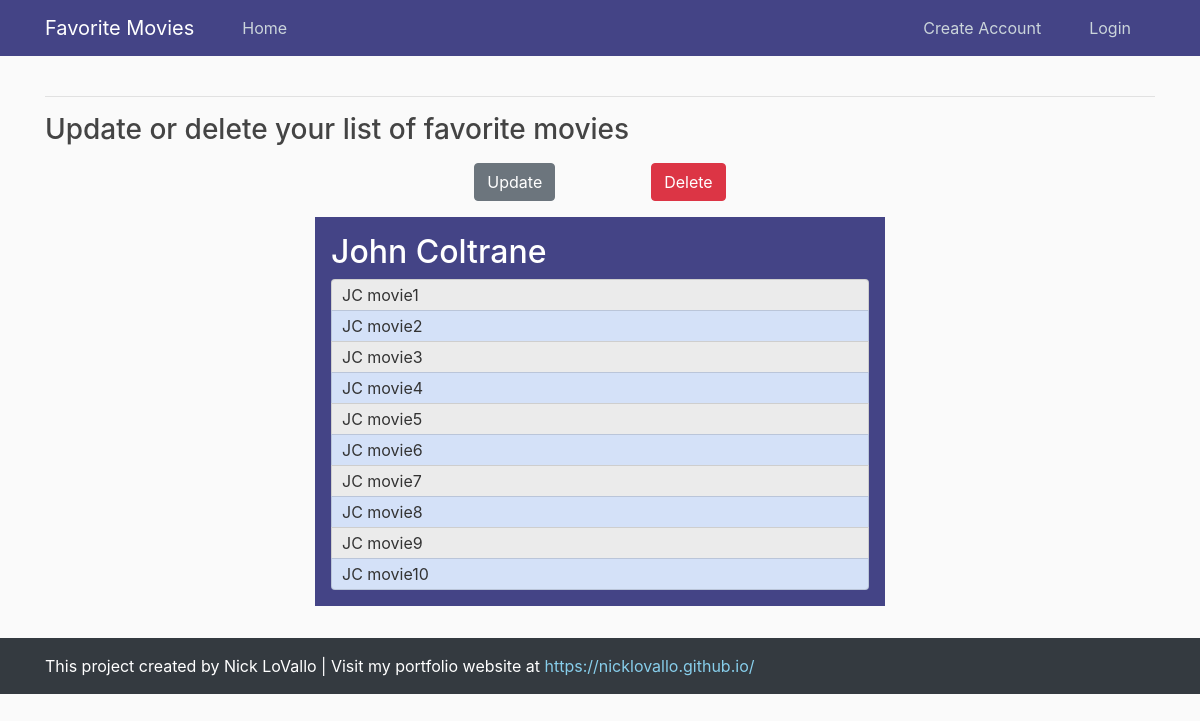
Page /edit/2 on the committed database.
### app.py (models this page shows)
class User(db.Model, UserMixin):
  id = db.Column(db.Integer, primary_key=True)
  name = db.Column(db.String(50), unique=True, nullable=False)
  password = db.Column(db.String(60), nullable=False)
  movie_list = db.relationship('MovieList', backref='creator', lazy=True)

class MovieList(db.Model):
  id = db.Column(db.Integer, primary_key=True)
  movie1 = db.Column(db.String(100))
  movie2 = db.Column(db.String(100))
  movie3 = db.Column(db.String(100))
  movie4 = db.Column(db.String(100))
  movie5 = db.Column(db.String(100))
  movie6 = db.Column(db.String(100))
  movie7 = db.Column(db.String(100))
  movie8 = db.Column(db.String(100))
  movie9 = db.Column(db.String(100))
  movie10 = db.Column(db.String(100))
  user_id = db.Column(db.Integer, db.ForeignKey('user.id'), nullable=False)

### app.py (the view)
@app.route('/edit/<int:id>')
def edit(id):
  movieList = MovieList.query.get_or_404(id)
  return render_template('edit.html', movieList=movieList)

### templates/edit.html (shortened to what this page needs)
{% extends 'base.html' %}
{% block content %}
<hr>
<h3>Update or delete your list of favorite movies</h3>
  <div class="d-flex justify-content-center">
    <a class="btn btn-secondary m-2 mr-5" href="{{ url_for('update', id=movieList.id) }}">Update</a>
    <button type="button" class="btn btn-danger m-2 ml-5" data-toggle="modal" data-target="#deleteModal">Delete</button>
  </div>
<div class="row d-flex justify-content-around">
  <div class="col-md-6 m-2 p-3 fav-list-div">
    <h2>{{ movieList['creator']['name'] }}</h2>
    <ul class="list-group">
      <li class="list-group-item">{{ movieList['movie1'] }}</li>
      <li class="list-group-item">{{ movieList['movie2'] }}</li>
      <li class="list-group-item">{{ movieList['movie3'] }}</li>
      <li class="list-group-item">{{ movieList['movie4'] }}</li>
      <li class="list-group-item">{{ movieList['movie5'] }}</li>
      <li class="list-group-item">{{ movieList['movie6'] }}</li>
      <li class="list-group-item">{{ movieList['movie7'] }}</li>
      <li class="list-group-item">{{ movieList['movie8'] }}</li>
      <li class="list-group-item">{{ movieList['movie9'] }}</li>
      <li class="list-group-item">{{ movieList['movie10'] }}</li>
    </ul>
  </div>
</div>
{% endblock %}

### static/main.css (style rules this page uses)
body { background: #fafafa; color: #333333; margin-top: 5rem; }
h1, h3, h4, h5, h6 { color: #444444; }
.list-group-item { padding: 3px 10px; background-color: rgb(230, 230, 230); }
.fav-list-div { background-color: rgb(68, 68, 134); width: 22rem; }
h2 { color: white; }
.list-group-item { background-color: rgb(235, 235, 235); }
.list-group-item:nth-child(even) { background-color: rgb(212, 225, 248); }

### rows in the picture
User: creator.name "John Coltrane"
MovieList: movie1 "JC movie1", movie2 "JC movie2", movie3 "JC movie3", movie4 "JC movie4", movie5 "JC movie5", movie6 "JC movie6", movie7 "JC movie7", movie8 "JC movie8", movie9 "JC movie9", movie10 "JC movie10"
